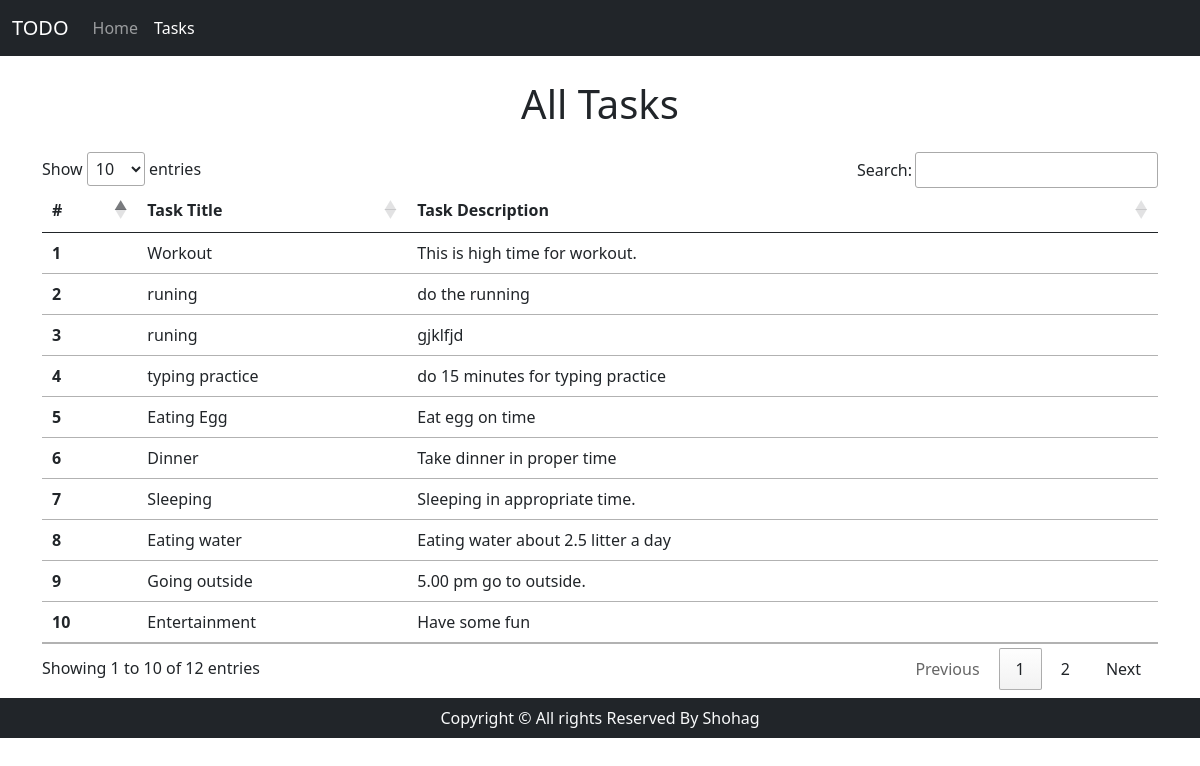
The page /tasks on the database its author committed.
### Home/models.py (models this page shows, shortened)
class Work(models.Model):
    title = models.CharField(max_length=50)
    desc = models.TextField()
    date = models.DateField()
    objects = models.Manager()

### Home/views.py (the view)
# urls.py: path('tasks', views.tasks, name='tasks')
def tasks(request):
    alltasks = Work.objects.all()
    context = {'tasks': alltasks}
    return render(request, 'tasks.html', context)

### templates/tasks.html (shortened to what this page needs)
<!doctype html>
<html lang="en">
<head>
    <link href="https://cdn.jsdelivr.net/npm/bootstrap@5.0.0-beta1/dist/css/bootstrap.min.css" rel="stylesheet"
>
    <link rel="stylesheet" type="text/css" href="https://cdn.datatables.net/1.10.22/css/jquery.dataTables.css">
</head>
<body>
    <nav class="navbar navbar-expand-lg navbar-dark bg-dark">
        <div class="container-fluid">
            <a class="navbar-brand" href="/">TODO</a>
            <div class="collapse navbar-collapse" id="navbarSupportedContent">
                <ul class="navbar-nav me-auto mb-2 mb-lg-0">
                    <li class="nav-item">
                        <a class="nav-link " aria-current="page" href="/">Home</a>
                    </li>
                    <li class="nav-item">
                        <a class="nav-link active" href="/tasks">Tasks</a>
                    </li>
                </ul>
            </div>
        </div>
    </nav>
    <div class="container">
        <h1 class="text-center my-4"> All Tasks</h1>
        <table class="table table-hover" id="table_id">
            <thead>
                <tr>
                    <th scope="col">#</th>
                    <th scope="col">Task Title</th>
                    <th scope="col">Task Description</th>
                </tr>
            </thead>
            <tbody>
                {% for task in tasks %}
                <tr>
                    <th scope="row">{{forloop.counter}}</th>
                    <td>{{task.title}}</td>
                    <td>{{task.desc}}</td>
                </tr>
                {% endfor %}
            </tbody>
        </table>
    </div>
    <footer class="footer  bg-dark text-light mb-0 py-2 mt-2">
        <div class="container ">
            <p class="text-center mb-0">Copyright &copy; All rights Reserved By Shohag</p>
        </div>
    </footer>
</body>
</html>

### rows shown on the page
Work: title "Workout", desc "This is high time for workout."
Work: title "runing", desc "do the running"
Work: title "runing", desc "gjklfjd"
Work: title "typing practice", desc "do 15 minutes for typing practice"
Work: title "Eating Egg", desc "Eat egg on time"
Work: title "Dinner", desc "Take dinner in proper time"
Work: title "Sleeping", desc "Sleeping in appropriate time."
Work: title "Eating water", desc "Eating water about 2.5 litter a day"
Work: title "Going outside", desc "5.00 pm go to outside."
Work: title "Entertainment", desc "Have some fun"
